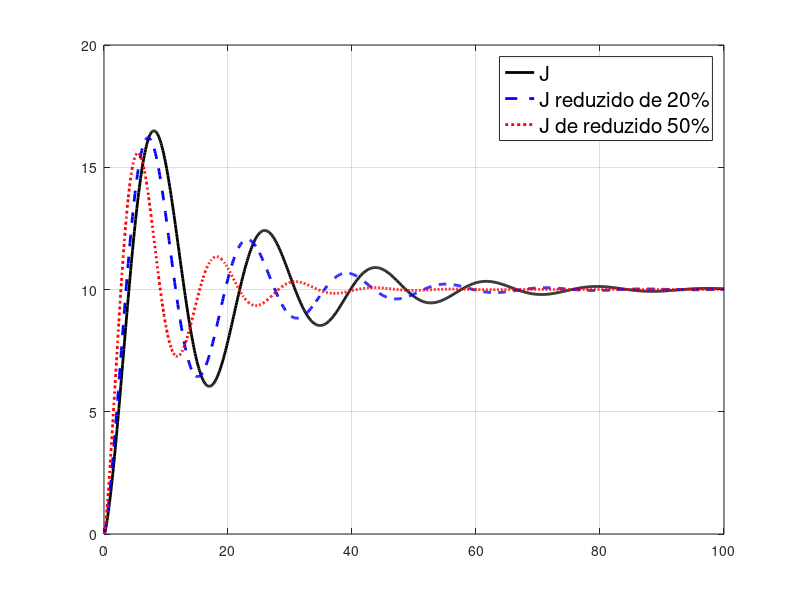

MATLAB code to generate this figure:
close all; clc; clear;
%% Lista 2 - Ex 5
% Um sistema de controle de altitude de um único eixo de um satélite pode
% ser representado pelo diagrama de blocos da figura abaixo. As variáveis
% k, a e b são parâmetros de controle e J é o momento de inércia do veículo
% espacil. Admita que o valor nominal do momento de inércia seja J = 10.8e8
% [slug.m²] e que os valores dos parâmetros de controle sejam k = 10.8e8, a
% a = 1 e b = 8.
J = 10.8e8; % [Slug.m²]
k = 10.8e8;
a = 1;
b = 8;

num1 = [k k*a];
den1 = [1 b];
controlador = tf(num1, den1)

num2 = 1;
den2 = [J 0 0];
veiculo_espacial = tf(num2, den2)

%% (a) Desenvolva uma sequência de intruções para calcular a função 
% transferência em malha fechada T(s) = θ(s) / θd(s).
disp('(a)')

Serie = series(controlador, veiculo_espacial)
Feedback = feedback(Serie, 1)

disp('-------------------------------')
%% (b) Calcule e plote o gráfico da resposta ao degrau para uma entrada 
% em degrau de 10°.

t = 0:0.1:100;
figure(2)
y = step(10*Feedback, t);
plot(t, y, 'Color', 'b', 'LineWidth', 1)
title('resposta ao degrau para uma entrada em degrau de 10°')
grid on
%% (c)O valor exato do momento de inércia é geralmente desconhecido e 
% pode mudar lentaente com o tempo. Compare o desempenho da resposta ao
% degrau do veículo espacial quando J é reduzido de 20% e 50%. Use os
% parâmetros  do controlado k = 10.8e8, a = 1 e b = 8 e uma entrada de 10°.
% discuta os resultados.

% J reduzido de 20%
disp('J é reduzido de 20%:')
J2 = J*0.8;
den3 = [J2 0 0]; 
veiculo_espacial2 = tf(num2, den3)
Serie2 = series(controlador, veiculo_espacial2)
Feedback2 = feedback(Serie2, 1)
y2 = step(10*Feedback2, t);
%plot
figure(2)
plot(t, y,'Color', 'k', 'LineWidth', 2, 'LineStyle','-')   % plot com J em 100%
hold on
plot(t, y2, 'Color', 'b', 'LineWidth', 2, 'LineStyle','--') % plot com J reduzido de 20%
hold on
grid on

% J reduzido de 50%
J3 = 0.5*J;
den4 = [J3 0 0];
veiculo_espacial3 = tf(num2, den4)
Serie3 = series(controlador, veiculo_espacial3)
Feedback3 = feedback(Serie3, 1)
y3 = step(10*Feedback3, t);
plot(t, y3, 'Color', 'r', 'LineWidth', 2,'LineStyle',':') % plot com J reduzido de 50%
hold on
legend('J', 'J reduzido de 20%','J de reduzido 50%', 'FontSize',15)
